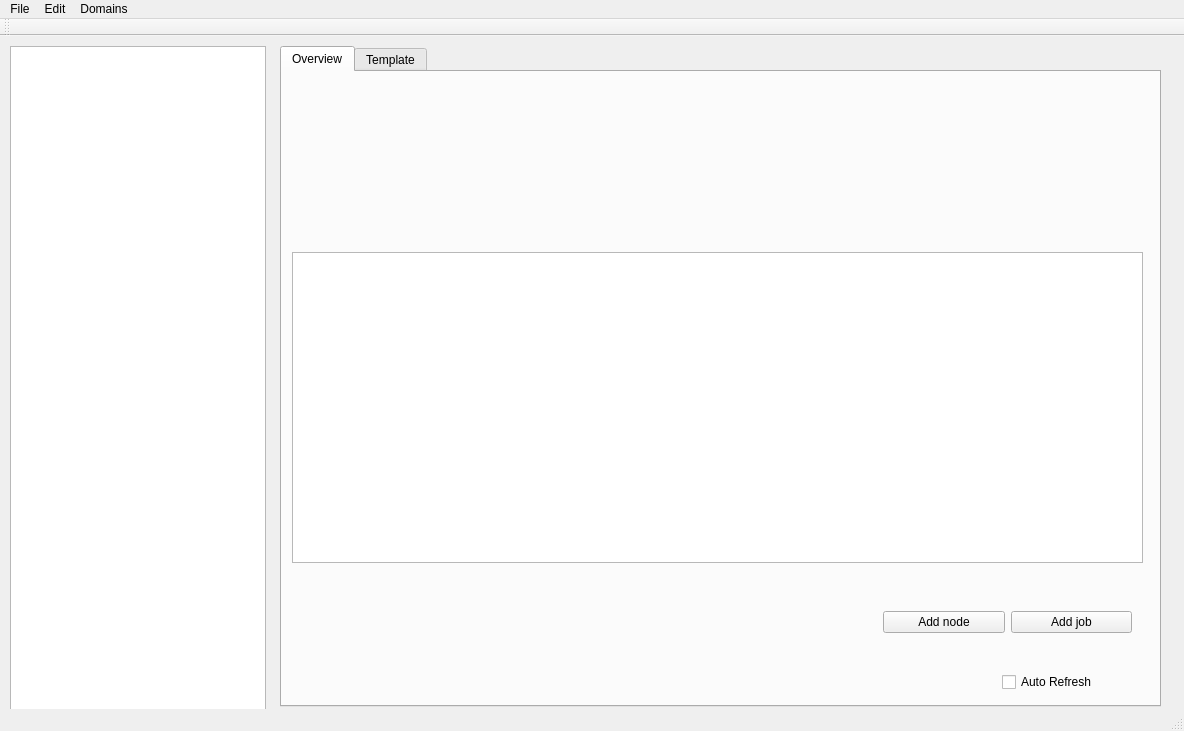
<?xml version="1.0" encoding="UTF-8"?>
<ui version="4.0">
 <class>Main_Window</class>
 <widget class="QMainWindow" name="Main_Window">
  <property name="geometry">
   <rect>
    <x>0</x>
    <y>0</y>
    <width>1184</width>
    <height>731</height>
   </rect>
  </property>
  <property name="windowTitle">
   <string>OWS Qt Console</string>
  </property>
  <widget class="QWidget" name="centralWidget">
   <widget class="QTreeView" name="nodes_tree">
    <property name="geometry">
     <rect>
      <x>10</x>
      <y>10</y>
      <width>256</width>
      <height>671</height>
     </rect>
    </property>
   </widget>
   <widget class="QTabWidget" name="tabWidget">
    <property name="geometry">
     <rect>
      <x>280</x>
      <y>10</y>
      <width>881</width>
      <height>661</height>
     </rect>
    </property>
    <property name="currentIndex">
     <number>0</number>
    </property>
    <widget class="QWidget" name="overview_tab">
     <attribute name="title">
      <string>Overview</string>
     </attribute>
     <widget class="QTableView" name="jobs_view">
      <property name="geometry">
       <rect>
        <x>10</x>
        <y>180</y>
        <width>851</width>
        <height>311</height>
       </rect>
      </property>
     </widget>
     <widget class="QWidget" name="horizontalLayoutWidget">
      <property name="geometry">
       <rect>
        <x>590</x>
        <y>510</y>
        <width>271</width>
        <height>80</height>
       </rect>
      </property>
      <layout class="QHBoxLayout" name="horizontalLayout">
       <item>
        <widget class="QPushButton" name="add_node_button">
         <property name="text">
          <string>Add node</string>
         </property>
        </widget>
       </item>
       <item>
        <widget class="QPushButton" name="add_job_button">
         <property name="text">
          <string>Add job</string>
         </property>
        </widget>
       </item>
      </layout>
     </widget>
     <widget class="QCheckBox" name="auto_refresh_check">
      <property name="geometry">
       <rect>
        <x>720</x>
        <y>600</y>
        <width>111</width>
        <height>20</height>
       </rect>
      </property>
      <property name="text">
       <string>Auto Refresh</string>
      </property>
     </widget>
    </widget>
    <widget class="QWidget" name="template_tab">
     <attribute name="title">
      <string>Template</string>
     </attribute>
    </widget>
   </widget>
  </widget>
  <widget class="QMenuBar" name="menuBar">
   <property name="geometry">
    <rect>
     <x>0</x>
     <y>0</y>
     <width>1184</width>
     <height>22</height>
    </rect>
   </property>
   <widget class="QMenu" name="menuFile">
    <property name="title">
     <string>File</string>
    </property>
   </widget>
   <widget class="QMenu" name="menuEdit">
    <property name="title">
     <string>Edit</string>
    </property>
   </widget>
   <widget class="QMenu" name="menuDomains">
    <property name="title">
     <string>Domains</string>
    </property>
    <addaction name="actionConnect"/>
    <addaction name="actionDisconnect"/>
    <addaction name="separator"/>
    <addaction name="actionManage"/>
   </widget>
   <addaction name="menuFile"/>
   <addaction name="menuEdit"/>
   <addaction name="menuDomains"/>
  </widget>
  <widget class="QToolBar" name="mainToolBar">
   <attribute name="toolBarArea">
    <enum>TopToolBarArea</enum>
   </attribute>
   <attribute name="toolBarBreak">
    <bool>false</bool>
   </attribute>
  </widget>
  <widget class="QStatusBar" name="statusBar"/>
  <action name="actionConnect">
   <property name="text">
    <string>Connect</string>
   </property>
  </action>
  <action name="actionDisconnect">
   <property name="text">
    <string>Disconnect</string>
   </property>
  </action>
  <action name="actionManage">
   <property name="text">
    <string>Manage</string>
   </property>
  </action>
 </widget>
 <layoutdefault spacing="6" margin="11"/>
 <resources/>
 <connections/>
</ui>
